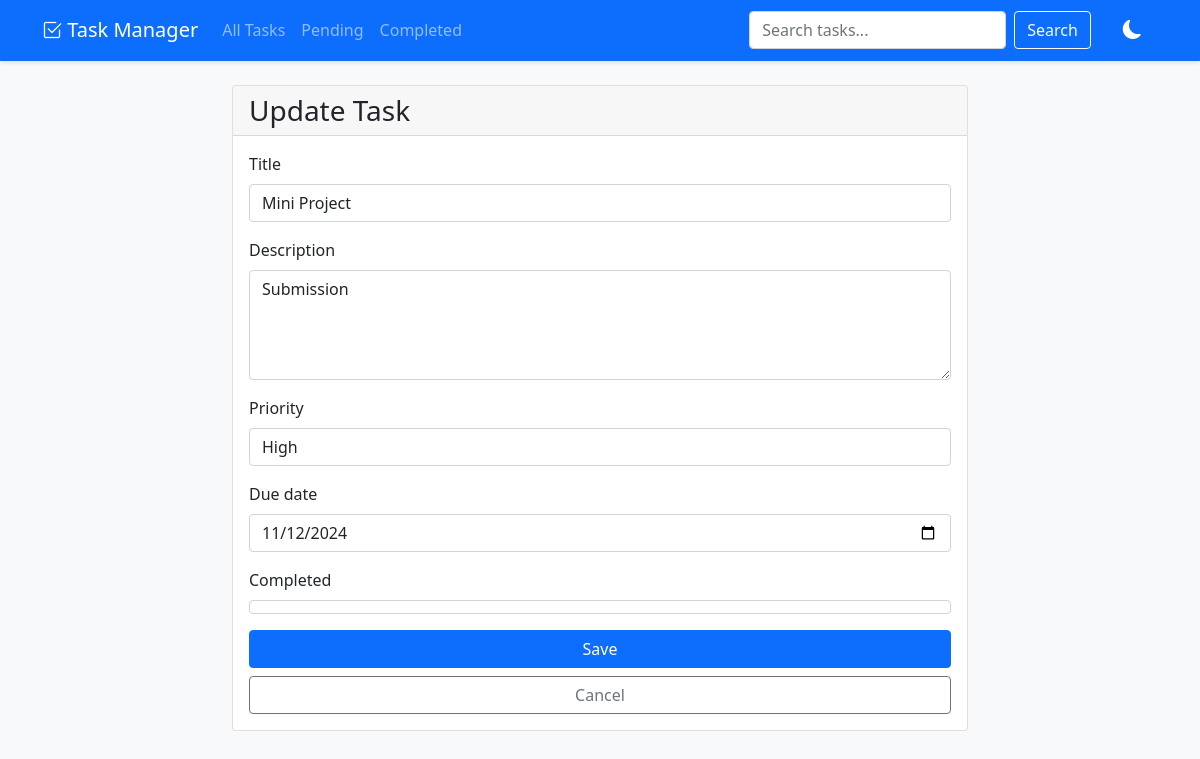
The app's page /task/4/update/ with its own data.
### myapp/models.py (models this page shows, shortened)
class Task(models.Model):
    PRIORITY_CHOICES = [
        ('low', 'Low'),
        ('medium', 'Medium'),
        ('high', 'High'),
    ]
    title = models.CharField(max_length=200)
    description = models.TextField()
    priority = models.CharField(max_length=10, choices=PRIORITY_CHOICES, default='medium')
    due_date = models.DateField()
    completed = models.BooleanField(default=False)
    created_at = models.DateTimeField(auto_now_add=True)
    updated_at = models.DateTimeField(auto_now=True)

### myapp/views.py (the view)
# urls.py: path('task/<int:pk>/update/', views.task_update, name='task_update'),
def task_update(request, pk):
    task = get_object_or_404(Task, pk=pk)
    if request.method == 'POST':
        form = TaskForm(request.POST, instance=task)
        if form.is_valid():
            form.save()
            messages.success(request, 'Task updated successfully!')
            return redirect('task_list')
    else:
        form = TaskForm(instance=task)
    return render(request, 'task_form.html', {'form': form, 'title': 'Update Task'})

### myapp/forms.py
class TaskForm(forms.ModelForm):
    class Meta:
        model = Task
        fields = ['title', 'description', 'priority', 'due_date', 'completed']
        widgets = {
            'due_date': forms.DateInput(attrs={'type': 'date'}),
            'description': forms.Textarea(attrs={'rows': 4}),
        }

### templates/task_form.html (shortened to what this page needs)
{% extends 'base.html' %}
{% load widget_tweaks %}
{% block content %}
<div class="row justify-content-center">
    <div class="col-md-8">
        <div class="card">
            <div class="card-header">
                <h3 class="card-title mb-0">{{ title }}</h3>
            </div>
            <div class="card-body">
                <form method="post">
                    {% for field in form %}
                    <div class="mb-3">
                        <label for="{{ field.id_for_label }}" class="form-label">{{ field.label }}</label>
                        {{ field|add_class:"form-control" }}
                    </div>
                    {% endfor %}
                    <div class="d-grid gap-2">
                        <button type="submit" class="btn btn-primary">Save</button>
                        <a href="{% url 'task_list' %}" class="btn btn-outline-secondary">Cancel</a>
                    </div>
                </form>
            </div>
        </div>
    </div>
</div>
{% endblock %}

### records on screen
Task: form "Mini Project" "Submission" "High" "11/12/2024"

### other values on screen
{{ title }} "Update Task"
{{ field.label }} "Title" "Description" "Priority" "Due date" "Completed"
